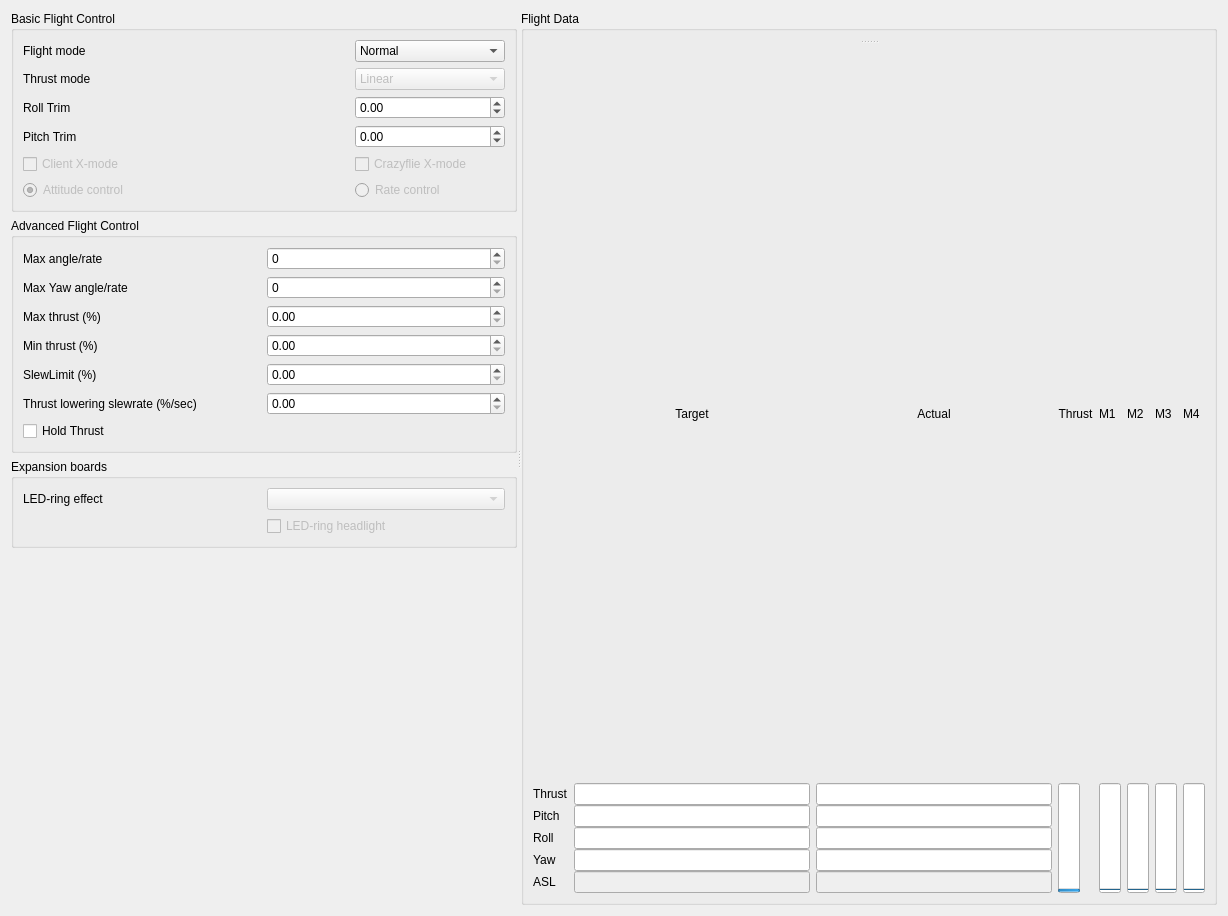
<?xml version="1.0" encoding="UTF-8"?>
<ui version="4.0">
 <class>Form</class>
 <widget class="QWidget" name="Form">
  <property name="geometry">
   <rect>
    <x>0</x>
    <y>0</y>
    <width>1228</width>
    <height>916</height>
   </rect>
  </property>
  <property name="windowTitle">
   <string>Form</string>
  </property>
  <layout class="QHBoxLayout" name="horizontalLayout">
   <item>
    <widget class="QSplitter" name="splitter_2">
     <property name="orientation">
      <enum>Qt::Horizontal</enum>
     </property>
     <widget class="QWidget" name="layoutWidget">
      <layout class="QVBoxLayout" name="verticalLayout">
       <property name="sizeConstraint">
        <enum>QLayout::SetMaximumSize</enum>
       </property>
       <item>
        <widget class="QGroupBox" name="groupBox_2">
         <property name="sizePolicy">
          <sizepolicy hsizetype="Preferred" vsizetype="Preferred">
           <horstretch>0</horstretch>
           <verstretch>0</verstretch>
          </sizepolicy>
         </property>
         <property name="minimumSize">
          <size>
           <width>320</width>
           <height>0</height>
          </size>
         </property>
         <property name="maximumSize">
          <size>
           <width>16777215</width>
           <height>16777215</height>
          </size>
         </property>
         <property name="title">
          <string>Basic Flight Control</string>
         </property>
         <layout class="QHBoxLayout" name="horizontalLayout_3">
          <item>
           <layout class="QGridLayout" name="gridLayout_3">
            <item row="1" column="1">
             <widget class="QComboBox" name="flightModeCombo">
              <property name="minimumSize">
               <size>
                <width>150</width>
                <height>0</height>
               </size>
              </property>
              <property name="maximumSize">
               <size>
                <width>150</width>
                <height>16777215</height>
               </size>
              </property>
              <property name="toolTip">
               <string>&lt;html&gt;&lt;head/&gt;&lt;body&gt;&lt;p&gt;Select what flightmode to use:&lt;/p&gt;&lt;p&gt; * Safe prevents crashing&lt;/p&gt;&lt;p&gt; * Crazy does not prevent crashing :)&lt;/p&gt;&lt;/body&gt;&lt;/html&gt;</string>
              </property>
              <property name="editable">
               <bool>false</bool>
              </property>
              <property name="currentIndex">
               <number>0</number>
              </property>
              <item>
               <property name="text">
                <string>Normal</string>
               </property>
              </item>
              <item>
               <property name="text">
                <string>Advanced</string>
               </property>
              </item>
             </widget>
            </item>
            <item row="0" column="1">
             <spacer name="verticalSpacer_3">
              <property name="orientation">
               <enum>Qt::Vertical</enum>
              </property>
              <property name="sizeType">
               <enum>QSizePolicy::Maximum</enum>
              </property>
              <property name="sizeHint" stdset="0">
               <size>
                <width>0</width>
                <height>0</height>
               </size>
              </property>
             </spacer>
            </item>
            <item row="2" column="0">
             <widget class="QLabel" name="label_5">
              <property name="text">
               <string>Thrust mode</string>
              </property>
             </widget>
            </item>
            <item row="2" column="1">
             <widget class="QComboBox" name="thrustModeCombo">
              <property name="enabled">
               <bool>false</bool>
              </property>
              <item>
               <property name="text">
                <string>Linear</string>
               </property>
              </item>
              <item>
               <property name="text">
                <string>Quadratic</string>
               </property>
              </item>
             </widget>
            </item>
            <item row="3" column="0">
             <widget class="QLabel" name="label_2">
              <property name="text">
               <string>Roll Trim</string>
              </property>
             </widget>
            </item>
            <item row="3" column="1">
             <widget class="QDoubleSpinBox" name="targetCalRoll">
              <property name="minimum">
               <double>-20.000000000000000</double>
              </property>
              <property name="maximum">
               <double>20.000000000000000</double>
              </property>
              <property name="singleStep">
               <double>0.200000000000000</double>
              </property>
             </widget>
            </item>
            <item row="4" column="1">
             <widget class="QDoubleSpinBox" name="targetCalPitch">
              <property name="minimum">
               <double>-20.000000000000000</double>
              </property>
              <property name="maximum">
               <double>20.000000000000000</double>
              </property>
              <property name="singleStep">
               <double>0.200000000000000</double>
              </property>
             </widget>
            </item>
            <item row="4" column="0">
             <widget class="QLabel" name="label_3">
              <property name="text">
               <string>Pitch Trim</string>
              </property>
             </widget>
            </item>
            <item row="1" column="0">
             <widget class="QLabel" name="label_4">
              <property name="minimumSize">
               <size>
                <width>100</width>
                <height>0</height>
               </size>
              </property>
              <property name="text">
               <string>Flight mode</string>
              </property>
             </widget>
            </item>
            <item row="5" column="1">
             <widget class="QCheckBox" name="crazyflieXModeCheckbox">
              <property name="enabled">
               <bool>false</bool>
              </property>
              <property name="text">
               <string>Crazyflie X-mode</string>
              </property>
             </widget>
            </item>
            <item row="5" column="0">
             <widget class="QCheckBox" name="clientXModeCheckbox">
              <property name="enabled">
               <bool>false</bool>
              </property>
              <property name="text">
               <string>Client X-mode</string>
              </property>
             </widget>
            </item>
            <item row="6" column="0">
             <widget class="QRadioButton" name="angularPidRadioButton">
              <property name="enabled">
               <bool>false</bool>
              </property>
              <property name="text">
               <string>Attitude control</string>
              </property>
              <property name="checked">
               <bool>true</bool>
              </property>
             </widget>
            </item>
            <item row="6" column="1">
             <widget class="QRadioButton" name="ratePidRadioButton">
              <property name="enabled">
               <bool>false</bool>
              </property>
              <property name="text">
               <string>Rate control</string>
              </property>
             </widget>
            </item>
           </layout>
          </item>
         </layout>
        </widget>
       </item>
       <item>
        <widget class="QGroupBox" name="groupBox_3">
         <property name="sizePolicy">
          <sizepolicy hsizetype="Preferred" vsizetype="Preferred">
           <horstretch>0</horstretch>
           <verstretch>0</verstretch>
          </sizepolicy>
         </property>
         <property name="minimumSize">
          <size>
           <width>320</width>
           <height>0</height>
          </size>
         </property>
         <property name="maximumSize">
          <size>
           <width>16777215</width>
           <height>16777215</height>
          </size>
         </property>
         <property name="title">
          <string>Advanced Flight Control</string>
         </property>
         <layout class="QHBoxLayout" name="horizontalLayout_4">
          <item>
           <layout class="QGridLayout" name="gridLayout_4">
            <item row="2" column="0">
             <widget class="QLabel" name="label_9">
              <property name="text">
               <string>Max thrust (%)</string>
              </property>
             </widget>
            </item>
            <item row="0" column="0">
             <widget class="QLabel" name="label_7">
              <property name="layoutDirection">
               <enum>Qt::LeftToRight</enum>
              </property>
              <property name="text">
               <string>Max angle/rate</string>
              </property>
             </widget>
            </item>
            <item row="3" column="0">
             <widget class="QLabel" name="label">
              <property name="text">
               <string>Min thrust (%)</string>
              </property>
             </widget>
            </item>
            <item row="5" column="0">
             <widget class="QLabel" name="label_26">
              <property name="text">
               <string>Thrust lowering slewrate (%/sec)</string>
              </property>
              <property name="wordWrap">
               <bool>true</bool>
              </property>
             </widget>
            </item>
            <item row="6" column="0">
             <widget class="QCheckBox" name="HoldThrustCheckbox">
              <property name="text">
               <string>Hold Thrust</string>
              </property>
             </widget>
            </item>
            <item row="4" column="0">
             <widget class="QLabel" name="label_31">
              <property name="text">
               <string>SlewLimit (%)</string>
              </property>
             </widget>
            </item>
            <item row="1" column="0">
             <widget class="QLabel" name="label_32">
              <property name="text">
               <string>Max Yaw angle/rate</string>
              </property>
             </widget>
            </item>
            <item row="2" column="1">
             <widget class="QDoubleSpinBox" name="maxThrust"/>
            </item>
            <item row="3" column="1">
             <widget class="QDoubleSpinBox" name="minThrust"/>
            </item>
            <item row="4" column="1">
             <widget class="QDoubleSpinBox" name="slewEnableLimit"/>
            </item>
            <item row="5" column="1">
             <widget class="QDoubleSpinBox" name="thrustLoweringSlewRateLimit"/>
            </item>
            <item row="1" column="1">
             <widget class="QSpinBox" name="maxYawRate">
              <property name="minimum">
               <number>0</number>
              </property>
              <property name="maximum">
               <number>500</number>
              </property>
              <property name="value">
               <number>0</number>
              </property>
             </widget>
            </item>
            <item row="0" column="1">
             <widget class="QSpinBox" name="maxAngle">
              <property name="minimum">
               <number>0</number>
              </property>
              <property name="maximum">
               <number>500</number>
              </property>
              <property name="value">
               <number>0</number>
              </property>
             </widget>
            </item>
           </layout>
          </item>
         </layout>
        </widget>
       </item>
       <item>
        <widget class="QGroupBox" name="groupBox_4">
         <property name="minimumSize">
          <size>
           <width>320</width>
           <height>0</height>
          </size>
         </property>
         <property name="title">
          <string>Expansion boards</string>
         </property>
         <layout class="QGridLayout" name="gridLayout_6">
          <item row="0" column="0">
           <layout class="QGridLayout" name="gridLayout_2">
            <item row="0" column="1">
             <widget class="QComboBox" name="_led_ring_effect">
              <property name="enabled">
               <bool>false</bool>
              </property>
             </widget>
            </item>
            <item row="0" column="0">
             <widget class="QLabel" name="label_8">
              <property name="text">
               <string>LED-ring effect</string>
              </property>
             </widget>
            </item>
            <item row="1" column="1">
             <widget class="QCheckBox" name="_led_ring_headlight">
              <property name="enabled">
               <bool>false</bool>
              </property>
              <property name="text">
               <string>LED-ring headlight</string>
              </property>
             </widget>
            </item>
           </layout>
          </item>
         </layout>
        </widget>
       </item>
       <item>
        <spacer name="verticalSpacer">
         <property name="orientation">
          <enum>Qt::Vertical</enum>
         </property>
         <property name="sizeHint" stdset="0">
          <size>
           <width>20</width>
           <height>40</height>
          </size>
         </property>
        </spacer>
       </item>
      </layout>
     </widget>
     <widget class="QWidget" name="layoutWidget">
      <layout class="QHBoxLayout" name="horizontalLayout_2">
       <property name="sizeConstraint">
        <enum>QLayout::SetDefaultConstraint</enum>
       </property>
       <item>
        <widget class="QGroupBox" name="groupBox">
         <property name="sizePolicy">
          <sizepolicy hsizetype="Preferred" vsizetype="Preferred">
           <horstretch>2</horstretch>
           <verstretch>0</verstretch>
          </sizepolicy>
         </property>
         <property name="title">
          <string>Flight Data</string>
         </property>
         <layout class="QGridLayout" name="gridLayout">
          <item row="0" column="0">
           <widget class="QSplitter" name="splitter">
            <property name="orientation">
             <enum>Qt::Vertical</enum>
            </property>
            <widget class="QWidget" name="layoutWidget">
             <layout class="QVBoxLayout" name="verticalLayout_4"/>
            </widget>
            <widget class="QWidget" name="layoutWidget">
             <layout class="QGridLayout" name="gridLayout_5" rowstretch="0,3,3,3,3,3" rowminimumheight="1,1,1,1,1,1">
              <property name="sizeConstraint">
               <enum>QLayout::SetMinimumSize</enum>
              </property>
              <property name="horizontalSpacing">
               <number>6</number>
              </property>
              <property name="verticalSpacing">
               <number>0</number>
              </property>
              <item row="5" column="0">
               <widget class="QLabel" name="label_17">
                <property name="text">
                 <string>ASL</string>
                </property>
               </widget>
              </item>
              <item row="2" column="4">
               <widget class="QLineEdit" name="actualPitch"/>
              </item>
              <item row="1" column="8" rowspan="5">
               <widget class="QProgressBar" name="actualM1">
                <property name="maximum">
                 <number>65535</number>
                </property>
                <property name="value">
                 <number>0</number>
                </property>
                <property name="orientation">
                 <enum>Qt::Vertical</enum>
                </property>
               </widget>
              </item>
              <item row="1" column="10" rowspan="5">
               <widget class="QProgressBar" name="actualM3">
                <property name="maximum">
                 <number>65535</number>
                </property>
                <property name="value">
                 <number>0</number>
                </property>
                <property name="orientation">
                 <enum>Qt::Vertical</enum>
                </property>
               </widget>
              </item>
              <item row="0" column="6">
               <widget class="QLabel" name="label_6">
                <property name="text">
                 <string>Thrust</string>
                </property>
                <property name="alignment">
                 <set>Qt::AlignCenter</set>
                </property>
               </widget>
              </item>
              <item row="5" column="4">
               <widget class="QLineEdit" name="actualASL">
                <property name="enabled">
                 <bool>false</bool>
                </property>
                <property name="text">
                 <string/>
                </property>
               </widget>
              </item>
              <item row="0" column="2">
               <widget class="QLabel" name="label_14">
                <property name="text">
                 <string>Target</string>
                </property>
                <property name="alignment">
                 <set>Qt::AlignCenter</set>
                </property>
               </widget>
              </item>
              <item row="3" column="2">
               <widget class="QLineEdit" name="targetRoll"/>
              </item>
              <item row="1" column="6" rowspan="5">
               <widget class="QProgressBar" name="thrustProgress">
                <property name="sizePolicy">
                 <sizepolicy hsizetype="Maximum" vsizetype="Expanding">
                  <horstretch>0</horstretch>
                  <verstretch>0</verstretch>
                 </sizepolicy>
                </property>
                <property name="sizeIncrement">
                 <size>
                  <width>0</width>
                  <height>0</height>
                 </size>
                </property>
                <property name="maximum">
                 <number>65600</number>
                </property>
                <property name="value">
                 <number>24</number>
                </property>
                <property name="alignment">
                 <set>Qt::AlignCenter</set>
                </property>
                <property name="orientation">
                 <enum>Qt::Vertical</enum>
                </property>
                <property name="invertedAppearance">
                 <bool>false</bool>
                </property>
               </widget>
              </item>
              <item row="1" column="0">
               <widget class="QLabel" name="label_16">
                <property name="text">
                 <string>Thrust</string>
                </property>
               </widget>
              </item>
              <item row="0" column="8">
               <widget class="QLabel" name="M1label">
                <property name="text">
                 <string>M1</string>
                </property>
               </widget>
              </item>
              <item row="3" column="0">
               <widget class="QLabel" name="label_12">
                <property name="text">
                 <string>Roll</string>
                </property>
               </widget>
              </item>
              <item row="0" column="10">
               <widget class="QLabel" name="M3label">
                <property name="text">
                 <string>M3</string>
                </property>
               </widget>
              </item>
              <item row="4" column="2">
               <widget class="QLineEdit" name="targetYaw"/>
              </item>
              <item row="1" column="9" rowspan="5">
               <widget class="QProgressBar" name="actualM2">
                <property name="maximum">
                 <number>65535</number>
                </property>
                <property name="value">
                 <number>0</number>
                </property>
                <property name="orientation">
                 <enum>Qt::Vertical</enum>
                </property>
               </widget>
              </item>
              <item row="2" column="2">
               <widget class="QLineEdit" name="targetPitch"/>
              </item>
              <item row="2" column="0">
               <widget class="QLabel" name="label_11">
                <property name="text">
                 <string>Pitch</string>
                </property>
               </widget>
              </item>
              <item row="0" column="4">
               <widget class="QLabel" name="label_15">
                <property name="text">
                 <string>Actual</string>
                </property>
                <property name="alignment">
                 <set>Qt::AlignCenter</set>
                </property>
               </widget>
              </item>
              <item row="4" column="4">
               <widget class="QLineEdit" name="actualYaw"/>
              </item>
              <item row="0" column="9">
               <widget class="QLabel" name="M2label">
                <property name="text">
                 <string>M2</string>
                </property>
               </widget>
              </item>
              <item row="1" column="11" rowspan="5">
               <widget class="QProgressBar" name="actualM4">
                <property name="maximum">
                 <number>65535</number>
                </property>
                <property name="value">
                 <number>0</number>
                </property>
                <property name="orientation">
                 <enum>Qt::Vertical</enum>
                </property>
               </widget>
              </item>
              <item row="1" column="2">
               <widget class="QLineEdit" name="targetThrust"/>
              </item>
              <item row="0" column="11">
               <widget class="QLabel" name="M4label">
                <property name="text">
                 <string>M4</string>
                </property>
               </widget>
              </item>
              <item row="1" column="4">
               <widget class="QLineEdit" name="actualThrust"/>
              </item>
              <item row="0" column="12" rowspan="6">
               <layout class="QGridLayout" name="gridLayout_7"/>
              </item>
              <item row="4" column="0">
               <widget class="QLabel" name="label_13">
                <property name="text">
                 <string>Yaw</string>
                </property>
               </widget>
              </item>
              <item row="3" column="4">
               <widget class="QLineEdit" name="actualRoll"/>
              </item>
              <item row="5" column="2">
               <widget class="QLineEdit" name="targetASL">
                <property name="enabled">
                 <bool>false</bool>
                </property>
                <property name="text">
                 <string/>
                </property>
               </widget>
              </item>
             </layout>
            </widget>
           </widget>
          </item>
         </layout>
        </widget>
       </item>
      </layout>
     </widget>
    </widget>
   </item>
  </layout>
 </widget>
 <resources/>
 <connections/>
</ui>
